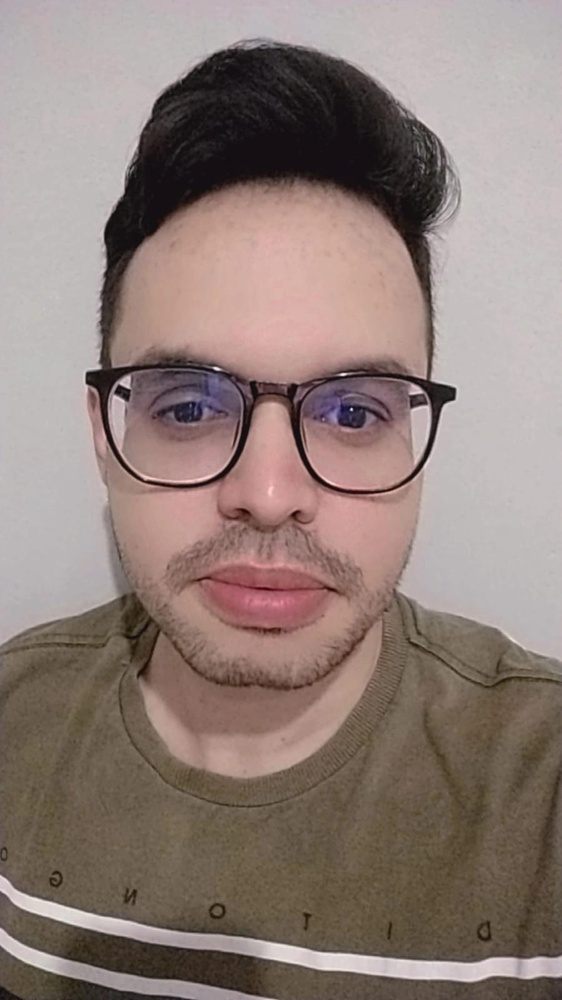
#> input picture eu.jpeg, 562 x 1000 px, shrunk from 899 x 1599 before the run
$ python eyes.py
#> lines starting #> are read from the running program, lines starting #| are printed output that depends on the picture; after the words box and inside, x2 and y2 are one past the last pixel; in counts of white or black regions, pixels touching at a corner belong together
import cv2

img = cv2.imread('eu.jpeg')
#> img is the input picture: shape (1000, 562, 3); mean B, G, R 120.5, 126.7, 143.3

if img is None:
    print("Erro: A imagem não pôde ser carregada.")
else:
    eyes_cascade = cv2.CascadeClassifier(cv2.data.haarcascades + "haarcascade_eye_tree_eyeglasses.xml")

    imageGray = cv2.cvtColor(img, cv2.COLOR_BGR2GRAY)
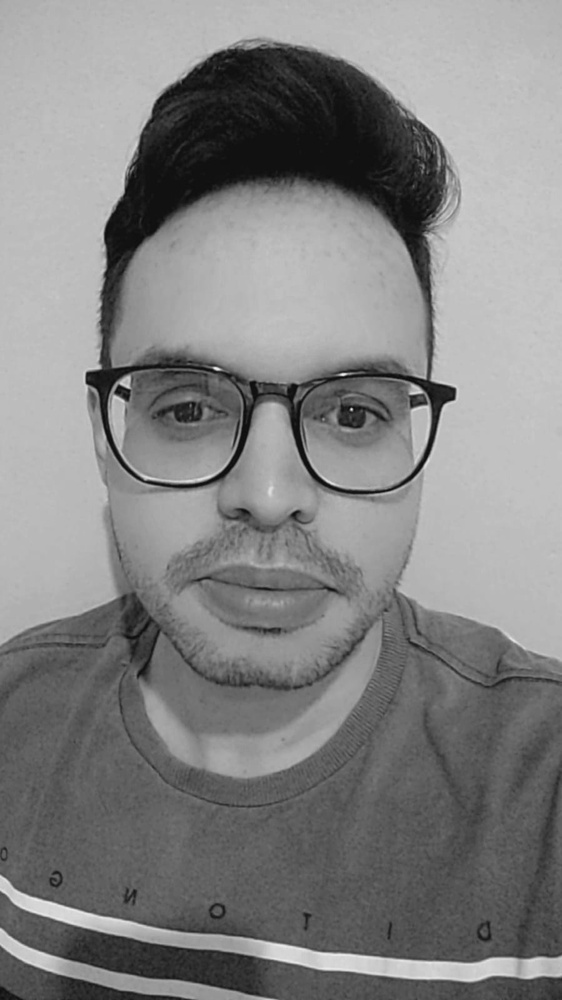
#> imageGray: shape (1000, 562); min 9, max 243, mean 130.9

    eyes = eyes_cascade.detectMultiScale(imageGray, scaleFactor=1.2, minNeighbors=1)
#> eyes = [[150, 379, 70, 70], [317, 380, 75, 75]]

    if len(eyes) == 0:
           print('Olhos não encontrados')
    else:
        for (x, y, w, h) in eyes:
            cv2.rectangle(img, (x, y), (x+w, y+h), (127, 0, 255), 2)
#> this loop made 2 passes
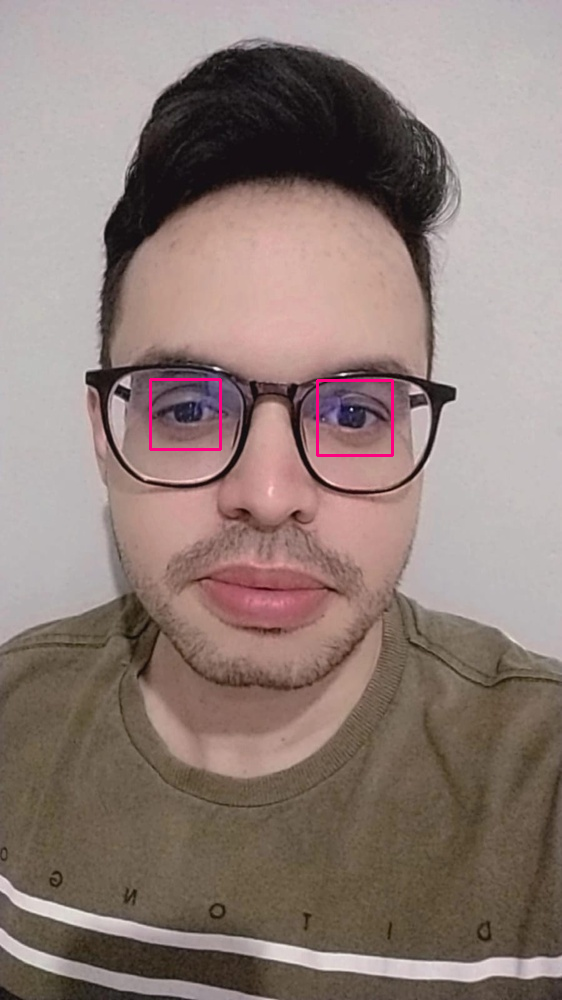
#> img: shape (1000, 562, 3); 0.31% of pixels changed, all inside (x1, y1, x2, y2) = (149, 378, 394, 457)

        cv2.imshow('Detected Faces', img)

    cv2.waitKey(0)
    cv2.destroyAllWindows()

$ run again, with vida.jpeg copied over eu.jpeg
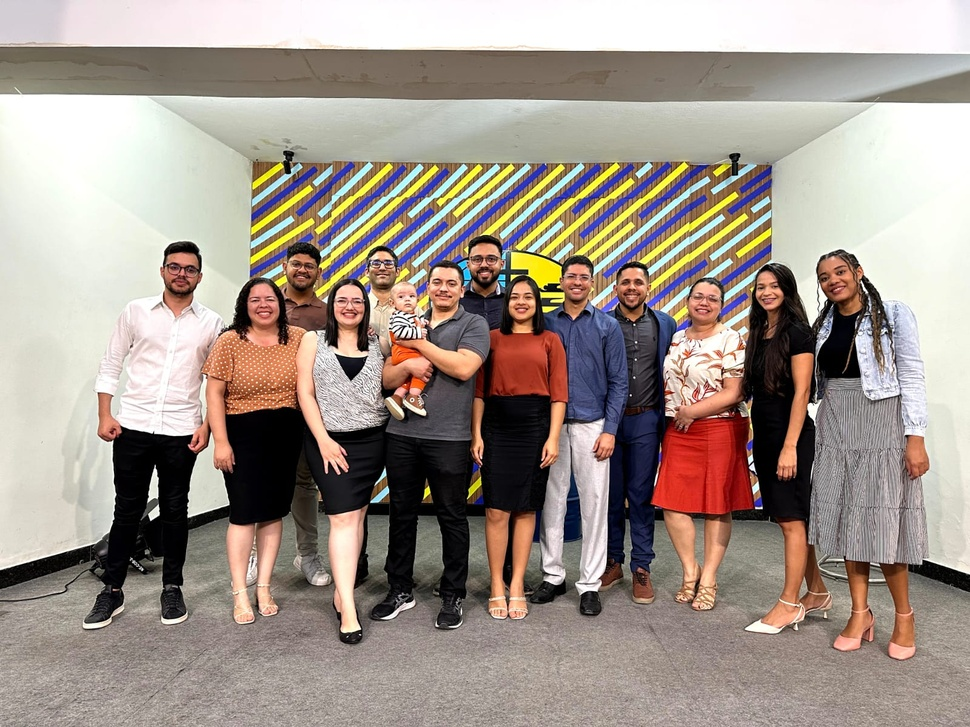
#> input picture vida.jpeg, 970 x 727 px, shrunk from 1600 x 1200 before the run
#> img is the input picture: shape (727, 970, 3); mean B, G, R 140, 149.3, 161.3
#> `imageGray = cv2.cvtColor(img, cv2.COLOR_BGR2GRAY)`:
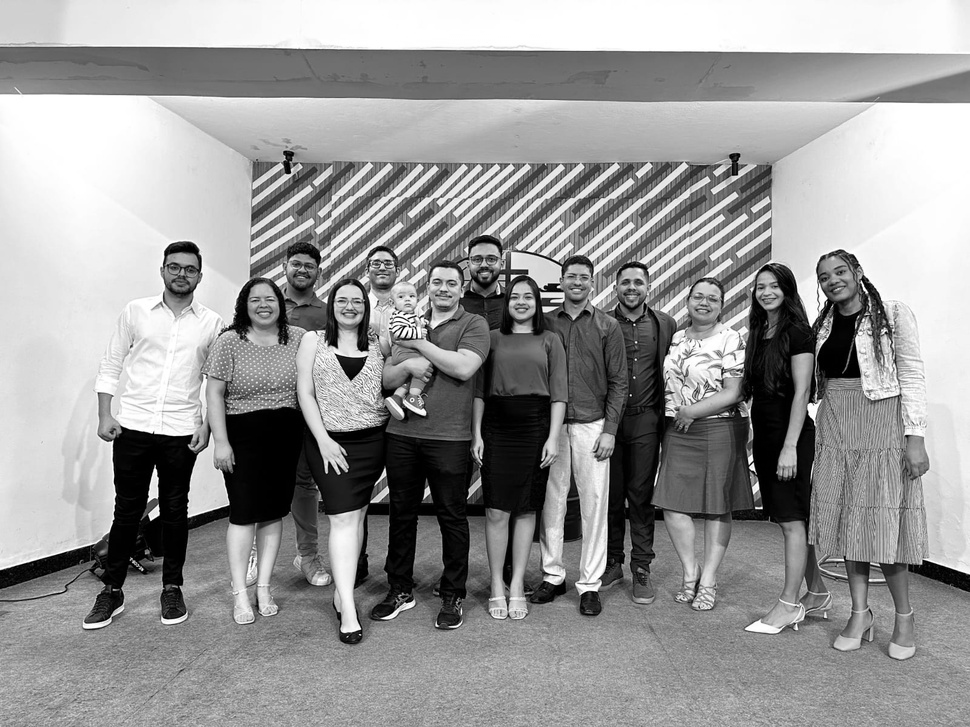
#> imageGray: shape (727, 970); min 0, max 255, mean 151.9
#> eyes = ()
